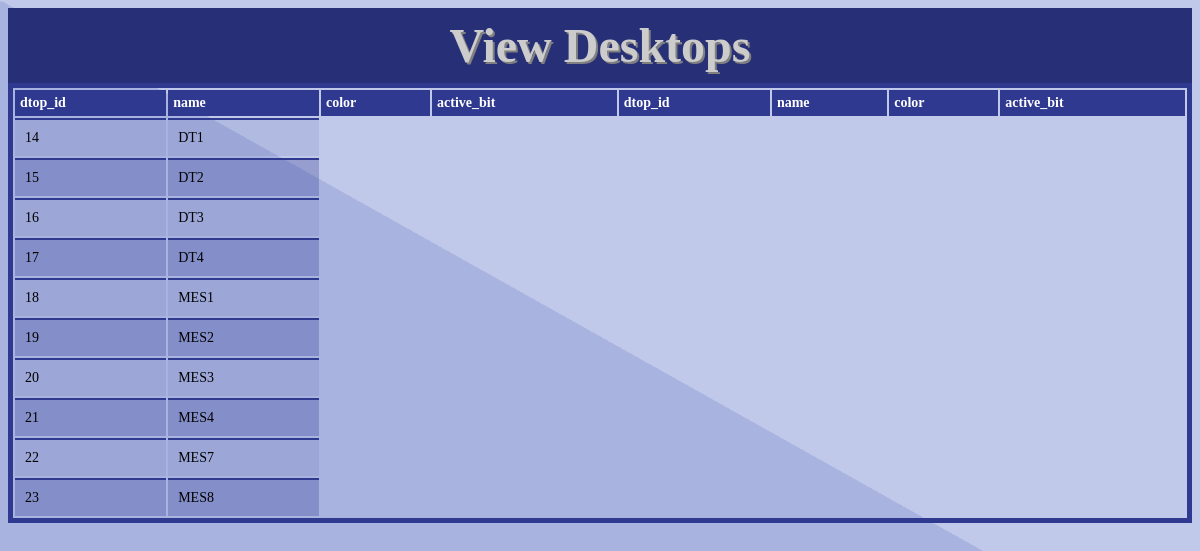
The page /Views/viewdesktops.php on the database its author committed.
### tables this page shows
CREATE TABLE IF NOT EXISTS `desktop` (
  `dtop_id` int(11) NOT NULL AUTO_INCREMENT,
  `name` varchar(40) NOT NULL,
  `color` varchar(7) NOT NULL,
  `active_bit` bit(1) DEFAULT b'1',
  PRIMARY KEY (`dtop_id`),
  UNIQUE KEY `desktop_id_UNIQUE` (`dtop_id`)
);

### Views/viewdesktops.php (the view, shortened to what this page needs)
<?php
        $dbh = ConnectDB();
?>
<html>
<head>
   <link rel="stylesheet" type="text/css" href="../Styles/displayTables.css">
</head>
<body class="background" background="../Images/Background.png">
<div class="header">View Desktops</div>
   <table>
      <tr>
         <?php
            try{
               $sql = "SELECT column_name ";
               $sql .= "FROM information_schema.columns ";
               $sql .= "WHERE table_name = 'desktop'";
               $stmt = $dbh->prepare($sql);
               $stmt->execute();
               foreach($stmt->fetchAll() as $columns) {
                  echo " <th>" . $columns['column_name'] . " </th>";
               }
            }
 	    catch(Exception $e){}
         ?>
      </tr>
      <?php
         try{
            $sql = "SELECT name, dtop_id ";
            $sql .= "FROM desktop ";
            $stmt = $dbh->prepare($sql);
            $stmt->execute();
            foreach($stmt->fetchAll() as $dtop) {
               $row =  " <tr><td>" . $dtop['dtop_id'];
               $row .= "</td><td>" . $dtop['name'];
               $row .= "</td></tr>";
               echo $row;
               }
            }
         catch(Exception $e){}
      ?>
   </table>
</body>
</html>

### Styles/displayTables.css (style rules this page uses)
table { width: 100%; border: 5px solid #2e398f; }
th { text-align: left; padding: 5px; font-weight: bold; background-color: #2e398f; color: white; }
td, tr { border-top: 2px solid #2e398f; color: black; text-align: left; padding: 10px; font-size: 14px; }
tr:nth-child(even) { background-color: rgba(46, 57, 143, 0.1); }
tr:nth-child(odd) { background-color: rgba(46, 57, 143, 0.3); }
.background { background-repeat: no-repeat; background-attachment: scroll; background-size: cover; }
.header { font-family: verdana; text-shadow: 2px 2px grey; background: #273076; text-align: center; font-weight: bold; color: #ccc; font-size: 48px; cursor: default; padding: 10px; }

### rows shown on the page
desktop: dtop_id "14", name "DT1"
desktop: dtop_id "15", name "DT2"
desktop: dtop_id "16", name "DT3"
desktop: dtop_id "17", name "DT4"
desktop: dtop_id "18", name "MES1"
desktop: dtop_id "19", name "MES2"
desktop: dtop_id "20", name "MES3"
desktop: dtop_id "21", name "MES4"
desktop: dtop_id "22", name "MES7"
desktop: dtop_id "23", name "MES8"

### other values the page prints
$columns['column_name'] "dtop_id"
$columns['column_name'] "name"
$columns['column_name'] "color"
$columns['column_name'] "active_bit"
